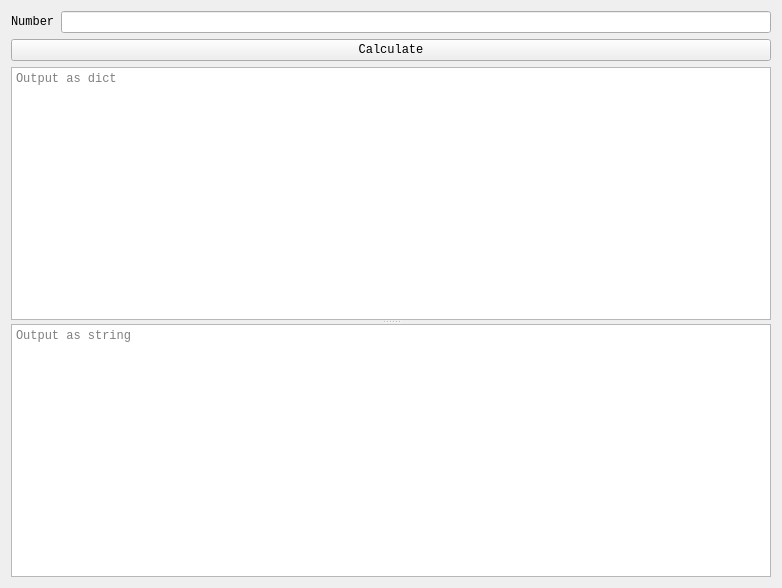
<?xml version="1.0" encoding="UTF-8"?>
<ui version="4.0">
 <class>Form</class>
 <widget class="QWidget" name="Form">
  <property name="geometry">
   <rect>
    <x>0</x>
    <y>0</y>
    <width>782</width>
    <height>588</height>
   </rect>
  </property>
  <property name="font">
   <font>
    <family>Courier New</family>
   </font>
  </property>
  <property name="windowTitle">
   <string>Form</string>
  </property>
  <layout class="QVBoxLayout" name="verticalLayout">
   <item>
    <layout class="QHBoxLayout" name="horizontalLayout">
     <item>
      <widget class="QLabel" name="label">
       <property name="maximumSize">
        <size>
         <width>45</width>
         <height>16777215</height>
        </size>
       </property>
       <property name="toolTip">
        <string>Number to prime factorize</string>
       </property>
       <property name="text">
        <string>Number</string>
       </property>
      </widget>
     </item>
     <item>
      <widget class="QLineEdit" name="PfInput">
       <property name="toolTip">
        <string>Number to prime factorize</string>
       </property>
      </widget>
     </item>
    </layout>
   </item>
   <item>
    <widget class="QPushButton" name="PfCalc">
     <property name="toolTip">
      <string>Factorize number</string>
     </property>
     <property name="text">
      <string>Calculate</string>
     </property>
    </widget>
   </item>
   <item>
    <widget class="QSplitter" name="splitter">
     <property name="orientation">
      <enum>Qt::Vertical</enum>
     </property>
     <property name="childrenCollapsible">
      <bool>false</bool>
     </property>
     <widget class="QTextBrowser" name="PfOut">
      <property name="toolTip">
       <string>Output as dict; base as key and exponent as value</string>
      </property>
      <property name="lineWrapMode">
       <enum>QTextEdit::NoWrap</enum>
      </property>
      <property name="placeholderText">
       <string>Output as dict</string>
      </property>
     </widget>
     <widget class="QTextBrowser" name="PfApprox">
      <property name="toolTip">
       <string>Output as string; (a**b)</string>
      </property>
      <property name="lineWrapMode">
       <enum>QTextEdit::NoWrap</enum>
      </property>
      <property name="placeholderText">
       <string>Output as string</string>
      </property>
     </widget>
    </widget>
   </item>
  </layout>
 </widget>
 <resources/>
 <connections/>
</ui>
